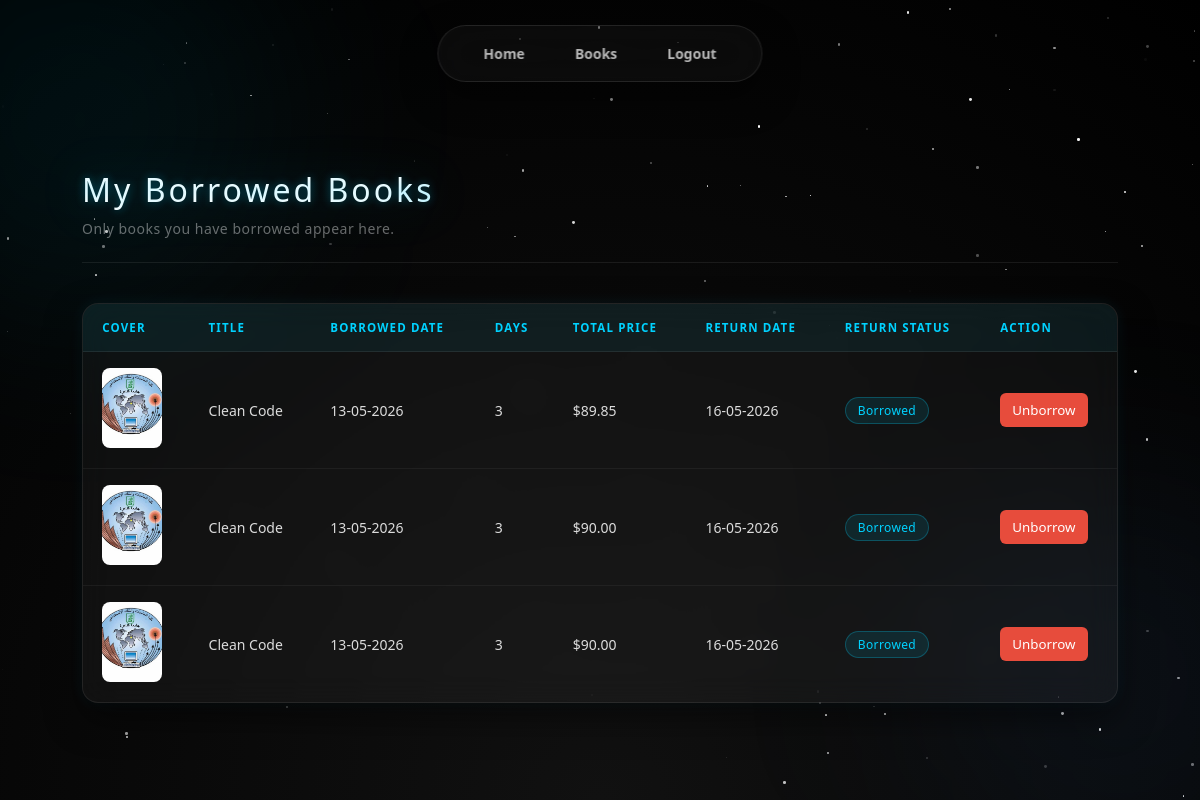
The page /my-borrowed/ (signed in) on the database as committed earlier.
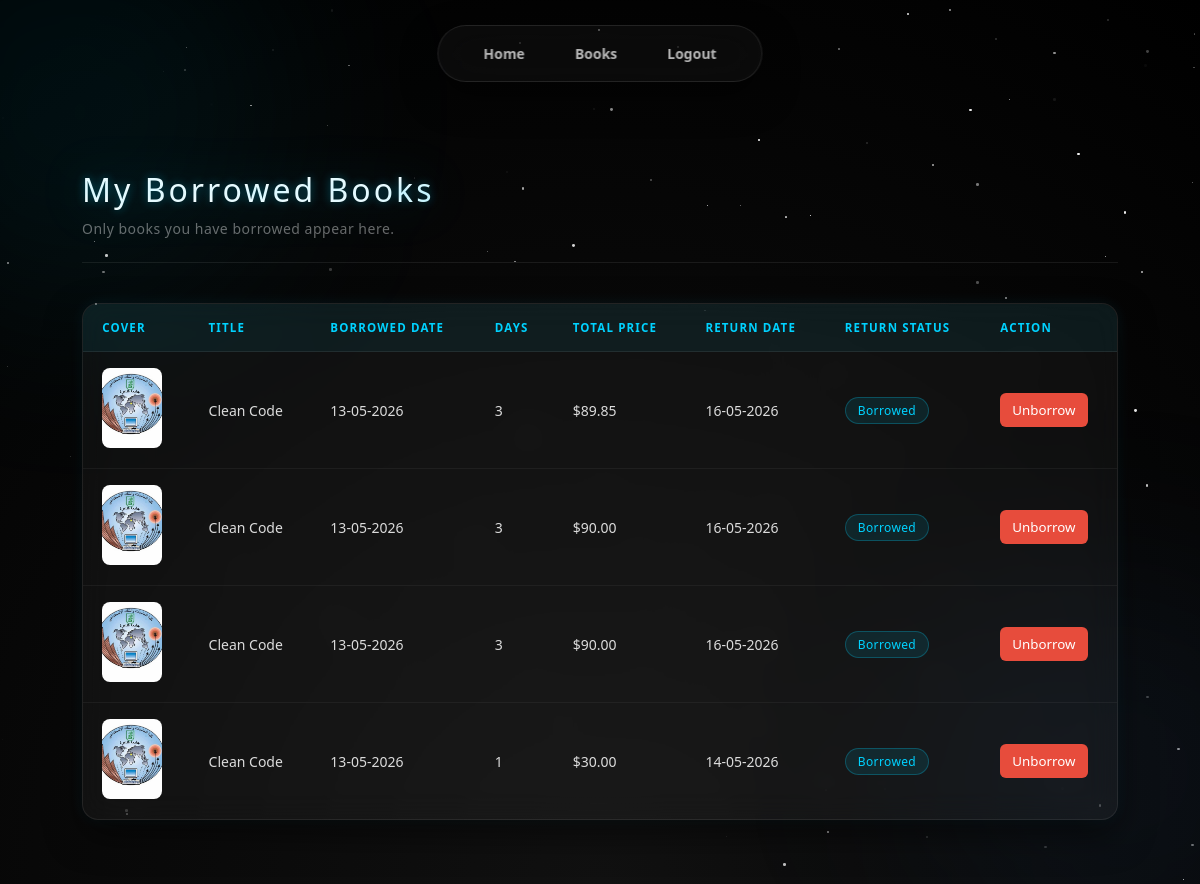
The same page on the database as committed later.
### books/models.py (models this page shows, shortened)
class Borrow(models.Model):
    user = models.ForeignKey(Signup, on_delete=models.CASCADE)
    book = models.ForeignKey(Book, on_delete=models.CASCADE)
    borrowed_date = models.DateTimeField(auto_now_add=True)
    return_date = models.DateTimeField(null=True, blank=True)
    is_returned = models.BooleanField(default=False)
    days = models.PositiveIntegerField()
    total_price = models.DecimalField(max_digits=10, decimal_places=2)

class Book(models.Model):
    title = models.CharField(max_length=200)
    author = models.CharField(max_length=100)
    category = models.CharField(max_length=100)
    published_date = models.DateField()
    description = models.TextField()
    image = models.ImageField(upload_to='books/')
    available = models.BooleanField(default=True)
    borrow_price_per_day = models.DecimalField(max_digits=10, decimal_places=2, default=0.00)

### users/views.py (the view)
# urls.py: path('my-borrowed/', views.my_borrowed_books, name='my_borrowed_books'),
def my_borrowed_books(request):
    if request.session.get('is_admin', False):
        return redirect('welcome')
    user_id = request.session.get('user_id')
    if not user_id:
        return redirect('login')
    borrowed = Borrow.objects.select_related('book').filter(user_id=user_id)
    return render(request, 'my_borrowed.html', {
        'borrowed_books': borrowed
    })

### templates/my_borrowed.html (shortened to what this page needs)
{% load static %}
<!DOCTYPE html>
<html lang="en">
<head>
    <link rel="stylesheet" href="{% static 'style/style2.css' %}" />
    <link rel="stylesheet" href="{% static 'style/style.css' %}" />
</head>
<body>
    <nav>
        <a href="{% url 'welcome' %}">Home</a>
        <a href="{% url 'books_list' %}">Books</a>
        <a href="{% url 'logout' %}">Logout</a>
    </nav>
    <main class="page">
        <div class="page-header">
            <h1>My Borrowed Books</h1>
            <p>Only books you have borrowed appear here.</p>
        </div>
        <div class="table-wrap">
            <table>
                <thead>
                    <tr>
                        <th>Cover</th>
                        <th>Title</th>
                        <th>Borrowed Date</th>
                        <th>Days</th>
                        <th>Total Price</th>
                        <th>Return Date</th>
                        <th>Return Status</th>
                        <th>Action</th>
                    </tr>
                </thead>
                <tbody>
                    {% for item in borrowed_books %}
                    <tr>
                        <td>
                            {% if item.book.image %}
                            <img src="{{ item.book.image.url }}" width="60" height="80" style="object-fit: cover; border-radius: 8px;" />
                            {% endif %}
                        </td>
                        <td>{{ item.book.title }}</td>
                        <td>{{ item.borrowed_date|date:'d-m-Y' }}</td>
                        <td>{{ item.days }}</td>
                        <td>${{ item.total_price }}</td>
                        <td>{% if item.return_date %}{{ item.return_date|date:'d-m-Y' }}{% else %}-{% endif %}</td>
                        <td>
                            {% if item.is_returned %}
                                <span class="badge badge-available">Returned</span>
                            {% else %}
                                <span class="badge badge-borrowed">Borrowed</span>
                            {% endif %}
                        </td>
                        <td>
                            {% if not item.is_returned %}
                                <form method="post" action="{% url 'unborrow_book' item.id %}" style="margin:0;">
                                    <button type="submit" style="background:#e74c3c; color:white; border:none; padding:8px 12px; border-radius:6px; cursor:pointer;">Unborrow</button>
                                </form>
                            {% else %}
                                -
                            {% endif %}
                        </td>
                    </tr>
                    {% empty %}
                    <tr>
                        <td colspan="8" style="text-align:center;">You have not borrowed any books yet.</td>
                    </tr>
                    {% endfor %}
                </tbody>
            </table>
        </div>
    </main>
</body>
</html>

Rows that differ between the two databases and show on the page:
added Borrow: book.image (picture), book "Clean Code", borrowed_date "13-05-2026", days "1", total_price "30.00", return_date "14-05-2026", is_returned "Borrowed"
